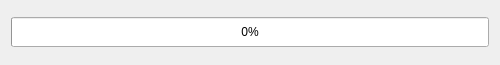
<?xml version="1.0" encoding="UTF-8"?>
<ui version="4.0">
 <class>PMInstaller</class>
 <widget class="QWidget" name="PMInstaller">
  <property name="geometry">
   <rect>
    <x>0</x>
    <y>0</y>
    <width>500</width>
    <height>65</height>
   </rect>
  </property>
  <property name="minimumSize">
   <size>
    <width>470</width>
    <height>65</height>
   </size>
  </property>
  <property name="windowTitle">
   <string>Form</string>
  </property>
  <layout class="QGridLayout" name="gridLayout">
   <item row="0" column="0" colspan="2">
    <widget class="QProgressBar" name="progressBar">
     <property name="minimumSize">
      <size>
       <width>0</width>
       <height>30</height>
      </size>
     </property>
     <property name="styleSheet">
      <string/>
     </property>
     <property name="value">
      <number>0</number>
     </property>
    </widget>
   </item>
  </layout>
 </widget>
 <resources/>
 <connections/>
</ui>
